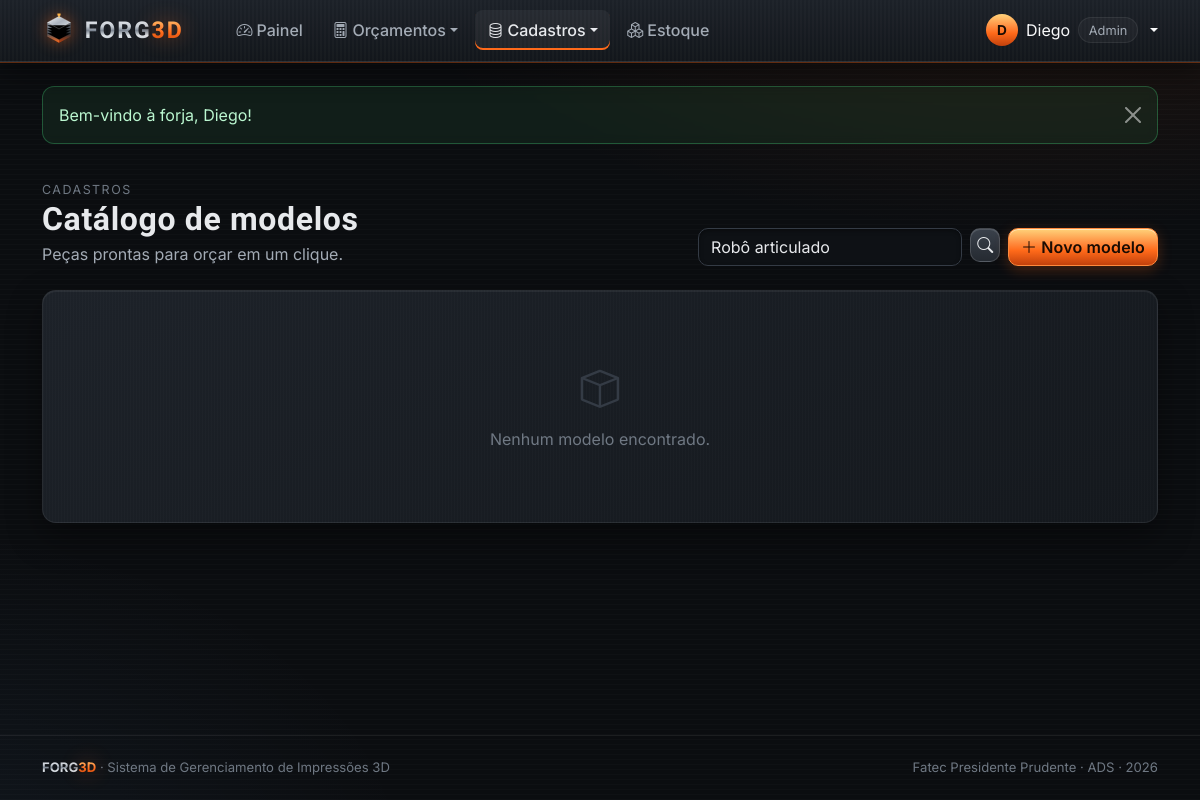
/view/verModelo.php?busca=Robô articulado (signed in), run on an earlier commit of the app's database.
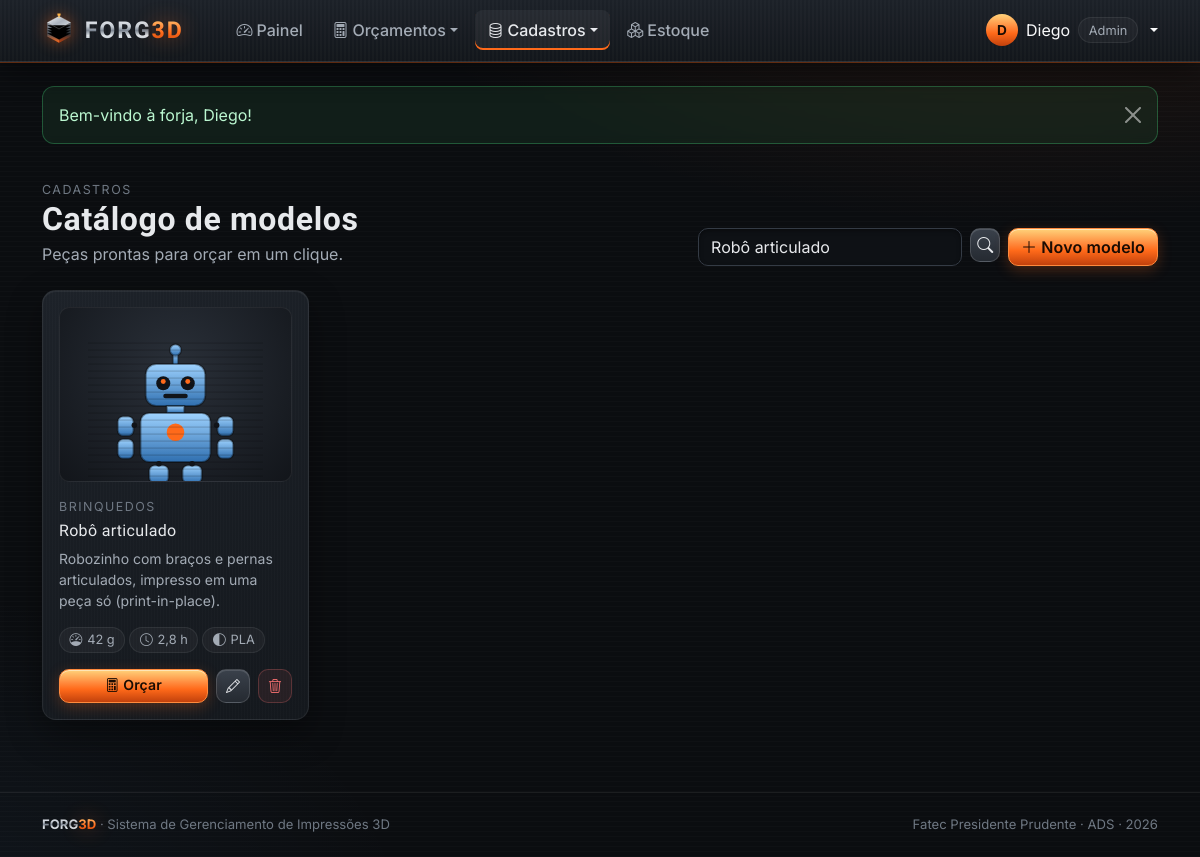
And on a later commit of the database.
### tables this page shows
CREATE TABLE modelos (
  id          INT AUTO_INCREMENT PRIMARY KEY,
  nome        VARCHAR(120) NOT NULL,
  categoria   VARCHAR(60),
  descricao   TEXT,
  peso_g      DECIMAL(8,2) NOT NULL,
  tempo_h     DECIMAL(6,2) NOT NULL,
  material_id INT NULL,
  imagem      VARCHAR(150),
  criado_em   DATETIME NOT NULL DEFAULT CURRENT_TIMESTAMP,
  FOREIGN KEY (material_id) REFERENCES materiais(id) ON DELETE SET NULL
);

CREATE TABLE materiais (
  id               INT AUTO_INCREMENT PRIMARY KEY,
  tipo             VARCHAR(30)  NOT NULL,
  marca            VARCHAR(60)  NOT NULL,
  cor              VARCHAR(40)  NOT NULL,
  cor_hex          CHAR(7)      NOT NULL DEFAULT '#888888',
  diametro         DECIMAL(4,2) NOT NULL DEFAULT 1.75,
  preco_kg         DECIMAL(8,2) NOT NULL,
  estoque_g        DECIMAL(10,2) NOT NULL DEFAULT 0,
  estoque_minimo_g DECIMAL(10,2) NOT NULL DEFAULT 300,
  criado_em        DATETIME NOT NULL DEFAULT CURRENT_TIMESTAMP
);

### processamento/funcoesBD.php (called while the page is built, shortened)
<?php
function conectar(): PDO
{
    static $pdo = null;
    if ($pdo === null) {
        $dsn = 'mysql:host=' . DB_HOST . ';dbname=' . DB_NOME . ';charset=utf8mb4';
        try {
            $pdo = new PDO($dsn, DB_USUARIO, DB_SENHA, [
                PDO::ATTR_ERRMODE            => PDO::ERRMODE_EXCEPTION,
                PDO::ATTR_DEFAULT_FETCH_MODE => PDO::FETCH_ASSOC,
                PDO::ATTR_EMULATE_PREPARES   => false,
            ]);
        } catch (PDOException $e) {
            http_response_code(500);
            die('<h3 style="font-family:sans-serif">Não foi possível conectar ao banco "' . DB_NOME
                . '". Verifique se o MySQL do XAMPP está ligado e se o arquivo banco/forg3d.sql foi importado no phpMyAdmin.</h3>');
        }
    }
    return $pdo;
}
function consultar(string $sql, array $params = []): array
{
    $st = conectar()->prepare($sql);
    $st->execute($params);
    return $st->fetchAll();
}
function listarModelos(string $busca = ''): array
{
    return consultar('SELECT m.*, mt.tipo AS material_tipo, mt.cor AS material_cor
                      FROM modelos m LEFT JOIN materiais mt ON mt.id = m.material_id
                      WHERE m.nome LIKE ? OR m.categoria LIKE ? ORDER BY m.nome', ["%$busca%", "%$busca%"]);
}
function h($texto): string
{
    return htmlspecialchars((string) $texto, ENT_QUOTES, 'UTF-8');
}

### view/verModelo.php (the view, shortened to what this page needs)
<?php
$busca = trim($_GET['busca'] ?? '');
$modelos = listarModelos($busca);
require 'includes/topo.php';
?>
<div class="f-cabecalho">
    <div>
        <span class="f-mini">Cadastros</span>
        <h1>Catálogo de modelos</h1>
        <p>Peças prontas para orçar em um clique.</p>
    </div>
    <div class="d-flex flex-wrap gap-2">
        <form class="f-busca d-flex gap-2" method="GET">
            <input class="form-control" name="busca" value="<?= h($busca) ?>" placeholder="Buscar nome ou categoria...">
            <button class="btn btn-aco btn-icone" type="submit" aria-label="Buscar"><i class="bi bi-search"></i></button>
        </form>
        <a href="cadastroModelo.php" class="btn btn-forja"><i class="bi bi-plus-lg me-1"></i>Novo modelo</a>
    </div>
</div>
<?php if (!$modelos): ?>
    <div class="f-card"><div class="f-vazio"><i class="bi bi-box"></i>Nenhum modelo encontrado.</div></div>
<?php else: ?>
<div class="row g-3">
    <?php foreach ($modelos as $md): ?>
    <div class="col-sm-6 col-lg-4 col-xl-3">
        <div class="f-card f-card-quente h-100 d-flex flex-column p-3">
            <div class="f-modelo-img mb-3">
                <img src="../img/modelos/<?= h($md['imagem'] ?: 'sem-imagem.svg') ?>" alt="<?= h($md['nome']) ?>" loading="lazy">
            </div>
            <span class="f-mini mb-1"><?= h($md['categoria'] ?: 'Sem categoria') ?></span>
            <h2 class="h6 mb-2"><?= h($md['nome']) ?></h2>
            <p class="small f-muted mb-3"><?= h(mb_strimwidth($md['descricao'] ?? '', 0, 90, '…')) ?></p>
            <div class="d-flex flex-wrap gap-1 mb-3">
                <span class="f-chip"><i class="bi bi-speedometer"></i><?= number_format($md['peso_g'], 0, ',', '.') ?> g</span>
                <span class="f-chip"><i class="bi bi-clock"></i><?= number_format($md['tempo_h'], 1, ',', '.') ?> h</span>
                <?php if ($md['material_tipo']): ?><span class="f-chip"><i class="bi bi-circle-half"></i><?= h($md['material_tipo']) ?></span><?php endif; ?>
            </div>
            <div class="mt-auto d-flex gap-2">
                <a class="btn btn-forja btn-sm flex-fill" href="orcamento.php?modelo=<?= $md['id'] ?>"><i class="bi bi-calculator me-1"></i>Orçar</a>
                <a class="btn btn-aco btn-sm btn-icone" href="cadastroModelo.php?id=<?= $md['id'] ?>" title="Editar"><i class="bi bi-pencil"></i></a>
                <form action="../processamento/processamento.php" method="POST" data-confirmar="Excluir o modelo <?= h($md['nome']) ?>?">
                    <button class="btn btn-perigo btn-sm btn-icone" type="submit" title="Excluir"><i class="bi bi-trash3"></i></button>
                </form>
            </div>
        </div>
    </div>
    <?php endforeach; ?>
</div>
<?php endif; ?>
<?php require 'includes/rodape.php'; ?>

What changed in the data, as far as the page shows it:
now on this page (row edited): modelos: imagem (picture), categoria "BRINQUEDOS", nome "Robô articulado", descricao "Robozinho com braços e pernas articulados, impresso em uma peça só (print-in-place).", peso_g "42", tempo_h "2,8", material.tipo "PLA"
Also different on the page:
text no longer shown: "Nenhum modelo encontrado."
